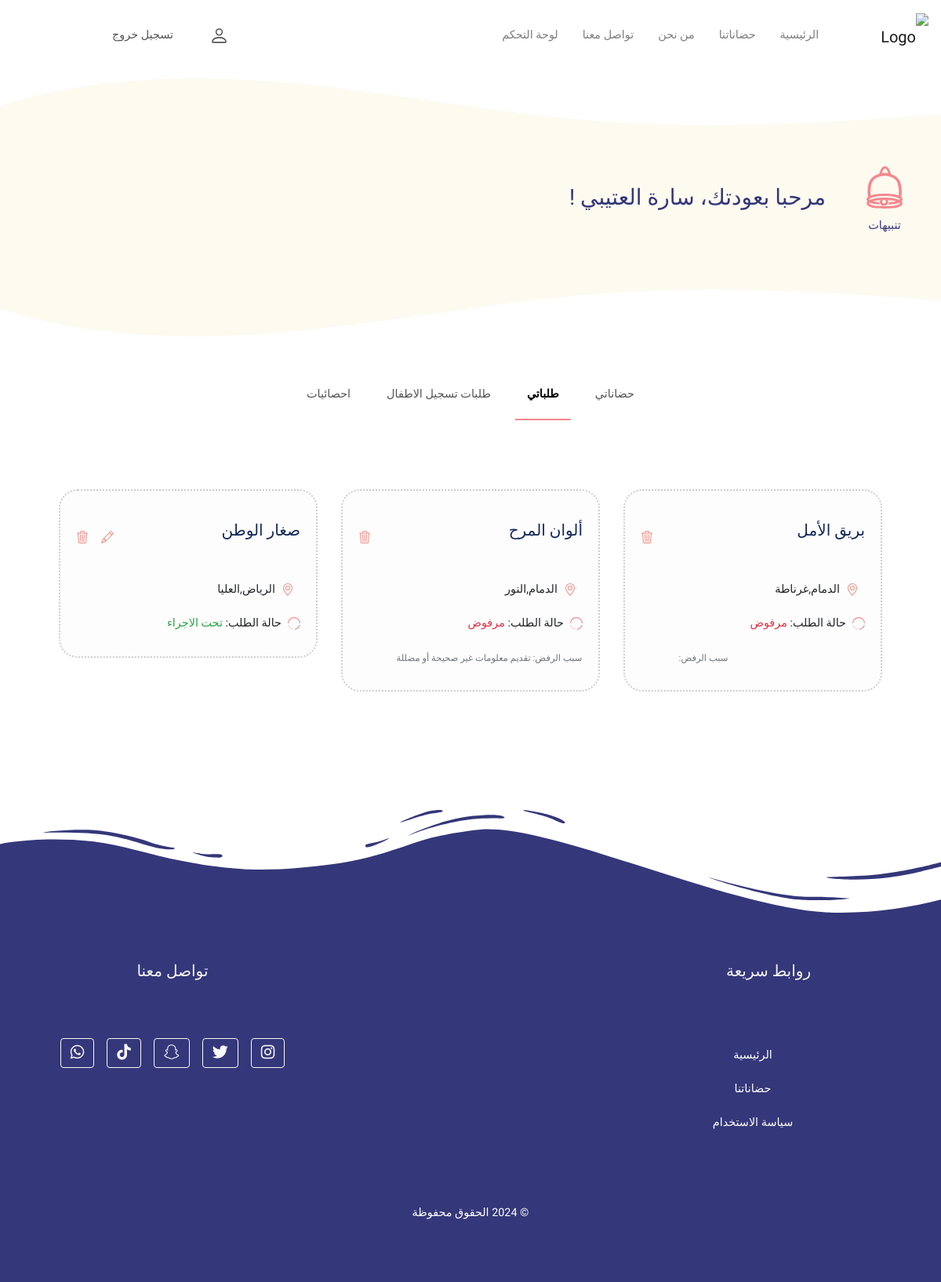
/nurseries/owner/requests/ (signed in), run on the app's committed database.
### nurseries/models.py (models this page shows, shortened)
class Nursery(models.Model):
    name = models.CharField(max_length=255)
    address = models.URLField(max_length=3000)  # Changed from CharField to URLField
    contact_number = models.CharField(max_length=15)
    email = models.EmailField()
    description = models.TextField(blank=True, null=True)
    accepts_special_needs = models.BooleanField(default=False)
    verified = models.BooleanField(default=False)
    status = models.CharField(max_length=20, default='pending', choices=(
        ('pending', 'تحت المراجعه'),
        ('verified', 'موثق'),
        ('rejected', 'مرفوض')
    ))
    rejection_reason = models.TextField(blank=True, null=True)
    neighborhood = models.ForeignKey(Neighborhood, on_delete=models.CASCADE, related_name='nurseries')
    owner = models.ForeignKey(User, on_delete=models.CASCADE,  limit_choices_to={'is_staff': True})
    commercial_registry_file = models.FileField(upload_to='commercial_registry/', null=True, blank=True)
    license_file = models.FileField(upload_to='nursery_licenses/', null=True, blank=True)
    min_age = models.PositiveIntegerField(default=1)
    max_age = models.PositiveIntegerField(default=5)
    main_image = models.ImageField(upload_to='images/', default="images/nursery_default.jpg")

class Neighborhood(models.Model):
    name = models.CharField(max_length=100)
    city = models.ForeignKey(City, related_name='neighborhoods', on_delete=models.CASCADE)
    def __str__(self):
        return f"{self.city.name},{self.name}"

class City(models.Model):
    name = models.CharField(max_length=100, unique=True)

### nurseries/views.py (the view)
# urls.py: path("owner/requests/",views.owner_requests_view,name="owner_requests_view"),
def owner_requests_view(request):
    if not request.user.is_authenticated or not request.user.is_staff:
     return redirect("main:home")  # Redirect non-staff users to home page
    nurseries = Nursery.objects.filter(owner=request.user)
    neighborhoods = Neighborhood.objects.all()
    registrations_reviewing = Registration.objects.filter(
        subscription__nursery__in=nurseries,
        status='reviewing'
    )
    registrations_count = registrations_reviewing.count()
    unverified_nurseries = nurseries.filter(Q(status='pending') | Q(status='rejected'))
    return render(request, "nurseries/owner_requests.html", {
            "unverified_nurseries": unverified_nurseries,"neighborhoods":neighborhoods,
            "registrations_count":registrations_count
        })

### main/templatetags/custom_filters.py (called while the page is built)
@register.filter
def startswith(text, starts):
    return text.startswith(starts)

### nurseries/templates/nurseries/owner_requests.html (shortened to what this page needs)
{% extends 'main/staff_dashboard.html' %}
{% load static %}
{% block Dashboard-content %}
<link href="{% static 'css/main.css' %}?v=1.1" rel="stylesheet" />
<div class="container-fluid" style="padding-bottom: 10%; padding-top: 5%;">
    <div class="row mt-4">
 {% for nursery in unverified_nurseries %}
        <div class="col-md-4 col-sm-6 mb-4">
          <div class="card  rounded-card">
            <div class="card-body">
                <div class="d-flex justify-content-between align-items-center">
                    <div>
                        <h5 class="card-title mb-3">
                            <a href="{%url 'nurseries:nursery_detail' nursery.id %}">{{ nursery.name }}</a>
                        </h5>
                    </div>
                    <div class="d-flex align-items-center">
                      {% if nursery.status == 'pending' %}
                      <a data-bs-toggle="modal" data-bs-target="#updateModal-{{ nursery.id }}" href="#">
                      </a>
                      {% endif %}
                      <a data-bs-toggle="modal" data-bs-target="#deleteModal-{{ nursery.id }}" href="#">
                      </a>
                  </div>
                </div>
                <div class="d-flex align-items-center mt-2">
                    <p class="mb-0 px-2">{{ nursery.neighborhood }}</p>
                </div>
                <div class=" d-flex align-items-center">
                  <span class="ms-2 px-2">حالة الطلب:
                    {% if nursery.status == 'rejected' %}
                        <span class="text-danger">مرفوض</span>
                        <br>
                    {% else %}
                        <span class="text-success">تحت الاجراء</span>
                    {% endif %}
                  </div>
                  {% if nursery.status == 'rejected' %}
                  <small class="text-muted" style="padding-left: 17%;">سبب الرفض: {{ nursery.rejection_reason }}</small>
                  {% endif %}
            </div>
        </div>
</div>
{% endfor %}
</div>
</div>
    </div>
{% endblock %}

### main/templates/main/staff_dashboard.html (shortened to what this page needs)
{% extends 'main/base.html' %}
{% load static %}
{% block hero %}
<section class="ylo-section-wrapper">
  <div class="container hero-padding py-3">
    <div class="d-flex justify-content-between align-items-center py-5 mt-5 mb-3">
      <div class="d-flex flex-column align-items-center">
        <a data-bs-toggle="collapse" href="#multiCollapseExample1" role="button" aria-expanded="false" aria-controls="multiCollapseExample1" class="d-flex flex-column align-items-center mt-2">
            <span class="text-purp">تنبيهات</span>
        </a>
    </div>
      <h3 class="px-lg-5 ms-auto text-purp">مرحبا بعودتك، {{user.first_name}} {{user.last_name}} !</h3>
    </div>
  </div>
</section>
{% endblock %}
{% block content %}
<nav class="nav nav-underline">
  <li class="nav-item">
    <a class="nav-link {% if request.resolver_match.url_name == 'nurseries_view' or request.resolver_match.url_name == 'staff_dashboard' %}active{% endif %}" href="{% url 'nurseries:nurseries_view' %}">حضاناتي</a>
  </li>
  <li class="nav-item">
    <a class="nav-link {% if request.resolver_match.url_name == 'owner_requests_view' %}active{% endif %}" href="{% url 'nurseries:owner_requests_view' %}">طلباتي</a>
  </li>
  <li class="nav-item">
    <a class="nav-link {% if request.resolver_match.url_name == 'children_requests' %}active{% endif %}" href="{% url 'nurseries:children_requests' %}">طلبات تسجيل الاطفال
    </a>
  </li>
  <li class="nav-item">
    <a class="nav-link {% if request.resolver_match.url_name == 'owner_nursery_statistics' %}active{% endif %}" href="{% url 'nurseries:owner_nursery_statistics' %}">احصائيات </a>
  </li>
</nav>
<div class="container">
    {% block Dashboard-content %}
    {% endblock %}
</div>
{% endblock %}

### main/static/main/css/styles.css (style rules this page uses)
body { font-family: 'Markazi Text', sans-serif; line-height: 1.8; }
.nav-underline { display: flex; justify-content: center; padding: 10px 0; }
.nav-underline .nav-link { color: #555; border-bottom: 2px solid transparent; padding: 10px 15px; }
.nav-underline .nav-link:hover, .nav-underline .nav-link.active { border-color: #F5888E; }
.ylo-section-wrapper { position: relative; background-color: #FDFAF0; min-height: 300px; overflow: hidden; }
.ylo-section-wrapper::before, .ylo-section-wrapper::after { content: ''; position: absolute; width: 100%; height: 80px; background-repeat: no-repeat; background-size: cover; z-index: 1; }
.ylo-section-wrapper::before { top: 0; left: 0; background-image: url('/static/main/images/w-t.png'); }
.ylo-section-wrapper::after { bottom: 0; left: 0; background-image: url('/static/main/images/w-b.png'); }
body { font-family: 'Markazi Text', sans-serif; line-height: 1.8; background-color: #ffffff; color: #000000; }

### nurseries/static/css/main.css (style rules this page uses)
h1 , h3 , h2 ,h5,a { color:#12275A }
a { text-decoration: none; }

### main/templates/main/base.html (style rules this page uses)
body { font-family: "IBM Plex Sans Arabic", sans-serif; font-size: 0.9rem; line-height: 3; }
h1, h2, h3, h4, h5, h6, a, p, formlabel { line-height: 3; }
.nav-underline { display: flex; justify-content: center; padding: 10px 0; }
.nav-underline .nav-link { color: #555; border-bottom: 2px solid transparent; padding: 10px 15px; }
.nav-underline .nav-link.active { border-color: #F5888E; }
.text-purp { color: #343779; }

### main/templates/main/staff_dashboard.html (style rules this page uses)
.nav-underline { display: flex; justify-content: center; padding: 10px 0; }
.nav-underline .nav-link { color: #555; border-bottom: 2px solid transparent; padding: 10px 15px; }
.nav-underline .nav-link.active { border-color: #F5888E; }

### nurseries/templates/nurseries/owner_requests.html (style rules this page uses)
.rounded-card { border-radius: 1.5rem; overflow: hidden; border: dotted 2px #ccc; }
.card-body { background-color: #fdfdfd; }

### data on the page
Nursery: name "بريق الأمل", neighborhood "الدمام,غرناطة", status "مرفوض"
Nursery: name "ألوان المرح", neighborhood "الدمام,النور", status "مرفوض", rejection_reason "تقديم معلومات غير صحيحة أو مضللة"
Nursery: name "صغار الوطن", neighborhood "الرياض,العليا", status "تحت الاجراء"

### other printed values
{{ user.first_name }} "سارة"
{{ user.last_name }} "العتيبي"
